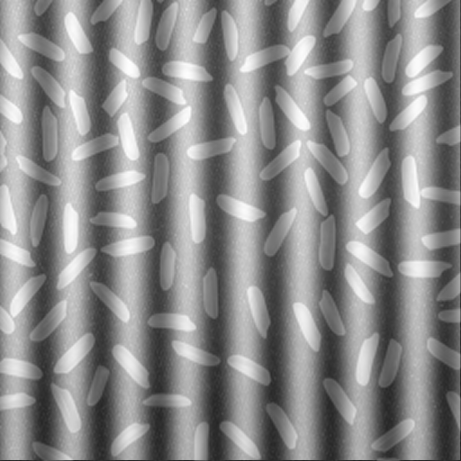
#> input picture images/1_wIXlvBeAFtNVgJd49VObgQ_sinus.png, 461 x 461 px
$ python main.py
#> lines starting #> are read from the running program, lines starting #| are printed output that depends on the picture; after the words box and inside, x2 and y2 are one past the last pixel; in counts of white or black regions, pixels touching at a corner belong together
import cv2 as cv
import numpy as np
import argparse
import sys

def nothing(value):
    pass

listImage = [
    "images/1_wIXlvBeAFtNVgJd49VObgQ.png",
    "images/1_wIXlvBeAFtNVgJd49VObgQ.png_Salt_Pepper_Noise1.png",
    "images/1_wIXlvBeAFtNVgJd49VObgQ_sinus.png",
    "images/1_zd6ypc20QAIFMzrbCmJRMg.png",
    "images/objets1.jpg",
    "images/objets2.jpg",
    "images/objets3.jpg",
    "images/objets4.jpg"
]

defaultImage = listImage[2]

parser = argparse.ArgumentParser(description='Object counting tool')
parser.add_argument('--image', help='Path to the input image.', default=defaultImage)
args = parser.parse_args()

originImg = cv.imread(args.image)
#> originImg is the input picture: shape (461, 461, 3); min 37, max 255, mean 140.2
if originImg is None:
    sys.exit("Could not read the image.")

config = {
    "blurKennelSize": 1, #value*2 +1
    "cannyMinThreshold": 100,
    "cannyMaxThreshold": 200,
    "SinusThreshold": 180
}

cv.imshow("Origin image", originImg)

grayImg = cv.cvtColor(originImg, cv.COLOR_BGR2GRAY)

f = np.fft.fft2(grayImg)
fshift = np.fft.fftshift(f)
magnitude_spectrum = np.log(1 + np.abs(fshift))
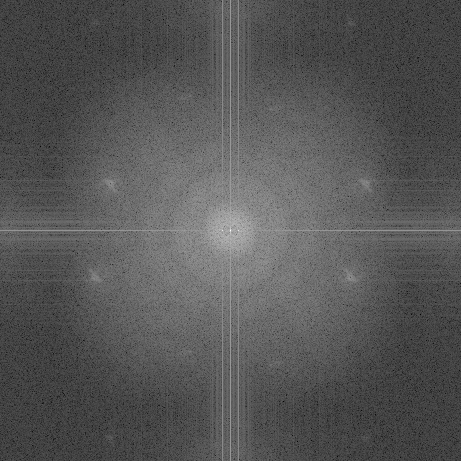
#> magnitude_spectrum: shape (461, 461) float64; min 0.612, max 17.21, mean 6.24; drawn with min black and max white
magnitude_spectrum = cv.normalize(src=magnitude_spectrum, dst=None, alpha=0, beta=255, norm_type=cv.NORM_MINMAX,
                                  dtype=cv.CV_8U)
cv.imshow("magitude_spectrum", np.uint8(magnitude_spectrum))
h, w = fshift.shape[:2]
#> h = 461; w = 461
temp = fshift[h // 2][w // 2]
fshift = np.where(magnitude_spectrum > config["SinusThreshold"], 0, fshift)
magnitude_spectrum = np.where(magnitude_spectrum > config["SinusThreshold"], 0, magnitude_spectrum)
cv.imshow("magitude_spectrum_after", np.uint8(magnitude_spectrum))
fshift[h // 2][w // 2] = temp
f_ishift = np.fft.ifftshift(fshift)
img_back = np.fft.ifft2(f_ishift)
img_back = np.real(img_back)
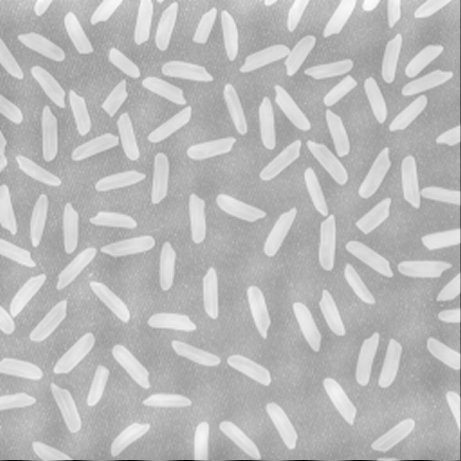
#> img_back: shape (461, 461) float64; min -17.25, max 198.8, mean 140.2; drawn with min black and max white
cv.imshow("After", np.uint8(img_back))
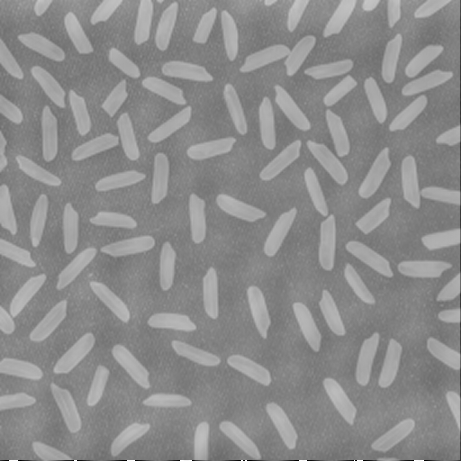
#> window 'After': shape (461, 461); min 0, max 255, mean 139.8
grayImg = np.uint8(img_back)

cv.imshow("Gray image", grayImg)

blurWindowName = "Blur image(medianBlur)"
cv.namedWindow(blurWindowName)
cv.createTrackbar("Blur lever", blurWindowName, config["blurKennelSize"], 15, nothing)

detectEdgeWindowName = "Detect edge(canny)"
cv.namedWindow(detectEdgeWindowName)
cv.createTrackbar("Min", detectEdgeWindowName, config["cannyMinThreshold"], 255, nothing)
cv.createTrackbar("Max", detectEdgeWindowName, config["cannyMaxThreshold"], 255, nothing)

# [4 lines of commented-out code are left out]

regionWindowName = "Region"
cv.namedWindow(regionWindowName)

while True:
    # threshold = cv.getTrackbarPos("Threshold", binaryWindowName)
    # binaryImg = cv.adaptiveThreshold(grayImg, 255, cv.ADAPTIVE_THRESH_GAUSSIAN_C, cv.THRESH_BINARY, 33, threshold)
    # cv.imshow(binaryWindowName, binaryImg)

    blurKennelSize = cv.getTrackbarPos("Blur lever", blurWindowName)
    blurKennelSize = blurKennelSize*2 + 1  #Ksize = 2*value+1
    blurImg = cv.medianBlur(grayImg, blurKennelSize)
    cv.imshow(blurWindowName, blurImg)

    cannyMinThreshold = cv.getTrackbarPos("Min", detectEdgeWindowName)
    cannyMaxThreshold = cv.getTrackbarPos("Max", detectEdgeWindowName)
    cannyImg = cv.Canny(blurImg, cannyMinThreshold, cannyMaxThreshold)
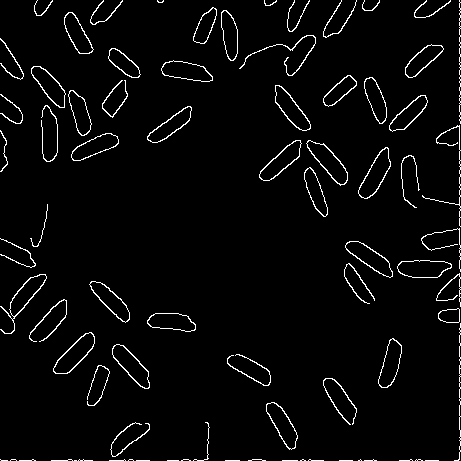
#> cannyImg: shape (461, 461); 3.4% white in thin lines or dots
    cv.imshow(detectEdgeWindowName, cannyImg)

    contours, hierarchy = cv.findContours(cannyImg, cv.RETR_EXTERNAL, cv.CHAIN_APPROX_NONE)
#> contours = 79 contours, 35 with area under 20; largest, box (x1, y1, x2, y2) and area: (53, 332, 95, 374) 794, (306, 140, 348, 186) 782, (358, 147, 391, 199) 781, (112, 344, 150, 389) 754, (345, 241, 393, 278) 738
    regionImg = originImg.copy()
    h, w = regionImg.shape[:2]
    imgArea = (h-1)*(w-1)
#> imgArea = 211600
    # print(imgArea)
    count = 0
    for contour in contours:
        # region = cv.convexHull(contour)
        area = cv.contourArea(contour)
        # print(area)
        if area >= imgArea/3:
            continue

        cv.drawContours(regionImg, [contour], -1, 255, cv.FILLED)
        # cv.drawContours(regionImg, [contour], -1, 255, cv.FILLED, offset=(-1, -1))

        cv.imshow(regionWindowName, regionImg)
        count += 1
#> this loop made 79 passes
#> area on passes 24, 25, 26, 28, 29, 30, 31, 33, 34, 35, 36, 37: 44, 704, 52.5, 42, 753.5, 670, 794.5, 645.5, 246.5, 55, 671, 673.5
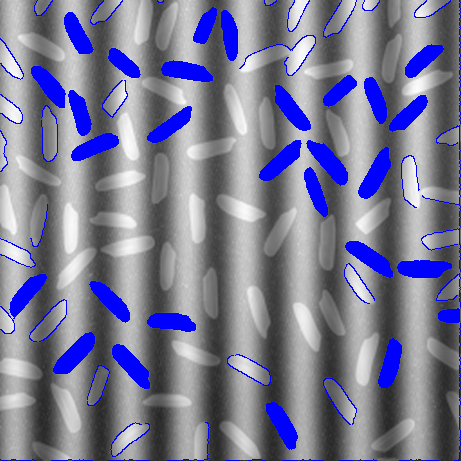
#> regionImg: shape (461, 461, 3); 10.65% of pixels changed, all inside (x1, y1, x2, y2) = (0, 0, 461, 461)
#> after the loop, count = 79

        #cv.waitKey()

    cv.putText(regionImg, "Count: " + str(count), (0, 50), cv.FONT_HERSHEY_SIMPLEX, 1, (0, 255, 0), 2)
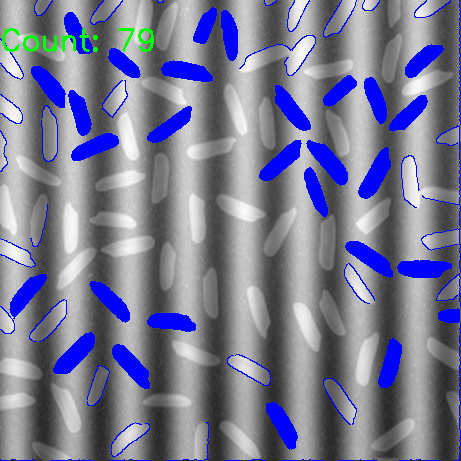
#> regionImg: shape (461, 461, 3); 0.44% of pixels changed, all inside (x1, y1, x2, y2) = (2, 28, 154, 52)
    cv.imshow(regionWindowName, regionImg)
    k = cv.waitKey(100)
#> (key Esc is pressed here)
    if k == 13: #press enter to exit
        break

cv.destroyAllWindows()
